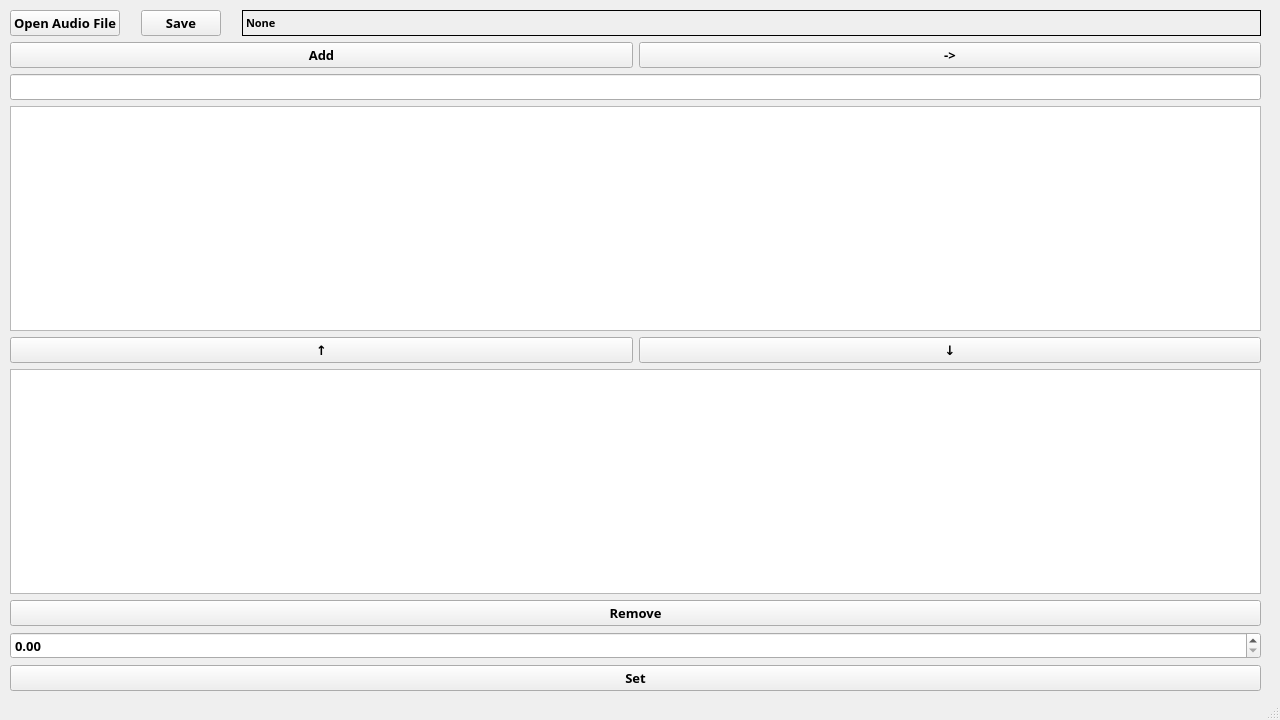
<?xml version="1.0" encoding="UTF-8"?>
<ui version="4.0">
 <class>MainWindow</class>
 <widget class="QMainWindow" name="MainWindow">
  <property name="geometry">
   <rect>
    <x>0</x>
    <y>0</y>
    <width>1280</width>
    <height>720</height>
   </rect>
  </property>
  <property name="sizePolicy">
   <sizepolicy hsizetype="Fixed" vsizetype="Fixed">
    <horstretch>0</horstretch>
    <verstretch>0</verstretch>
   </sizepolicy>
  </property>
  <property name="minimumSize">
   <size>
    <width>1280</width>
    <height>720</height>
   </size>
  </property>
  <property name="maximumSize">
   <size>
    <width>1280</width>
    <height>720</height>
   </size>
  </property>
  <property name="font">
   <font>
    <family>Arial Black</family>
    <pointsize>10</pointsize>
    <weight>75</weight>
    <bold>true</bold>
   </font>
  </property>
  <property name="windowTitle">
   <string>Face Speach Redactor</string>
  </property>
  <property name="toolButtonStyle">
   <enum>Qt::ToolButtonFollowStyle</enum>
  </property>
  <widget class="QWidget" name="centralwidget">
   <property name="sizePolicy">
    <sizepolicy hsizetype="Maximum" vsizetype="Maximum">
     <horstretch>0</horstretch>
     <verstretch>0</verstretch>
    </sizepolicy>
   </property>
   <widget class="QWidget" name="layoutWidget">
    <property name="geometry">
     <rect>
      <x>10</x>
      <y>0</y>
      <width>1251</width>
      <height>691</height>
     </rect>
    </property>
    <layout class="QVBoxLayout" name="verticalLayout_2">
     <property name="sizeConstraint">
      <enum>QLayout::SetMaximumSize</enum>
     </property>
     <item>
      <layout class="QHBoxLayout" name="horizontalLayout_2" stretch="0,0,0">
       <property name="spacing">
        <number>21</number>
       </property>
       <property name="sizeConstraint">
        <enum>QLayout::SetMinimumSize</enum>
       </property>
       <property name="leftMargin">
        <number>0</number>
       </property>
       <property name="topMargin">
        <number>10</number>
       </property>
       <property name="rightMargin">
        <number>0</number>
       </property>
       <property name="bottomMargin">
        <number>0</number>
       </property>
       <item>
        <widget class="QPushButton" name="FileButton">
         <property name="sizePolicy">
          <sizepolicy hsizetype="Preferred" vsizetype="Preferred">
           <horstretch>0</horstretch>
           <verstretch>0</verstretch>
          </sizepolicy>
         </property>
         <property name="font">
          <font>
           <pointsize>10</pointsize>
           <weight>75</weight>
           <bold>true</bold>
          </font>
         </property>
         <property name="text">
          <string>Open Audio File</string>
         </property>
         <property name="checkable">
          <bool>true</bool>
         </property>
         <property name="autoDefault">
          <bool>false</bool>
         </property>
         <property name="default">
          <bool>false</bool>
         </property>
         <property name="flat">
          <bool>false</bool>
         </property>
        </widget>
       </item>
       <item>
        <widget class="QPushButton" name="pushButton_2">
         <property name="text">
          <string>Save</string>
         </property>
        </widget>
       </item>
       <item>
        <widget class="QLabel" name="FileLable">
         <property name="enabled">
          <bool>true</bool>
         </property>
         <property name="sizePolicy">
          <sizepolicy hsizetype="Minimum" vsizetype="Preferred">
           <horstretch>90</horstretch>
           <verstretch>0</verstretch>
          </sizepolicy>
         </property>
         <property name="font">
          <font>
           <pointsize>8</pointsize>
          </font>
         </property>
         <property name="frameShape">
          <enum>QFrame::Box</enum>
         </property>
         <property name="text">
          <string>None</string>
         </property>
         <property name="scaledContents">
          <bool>true</bool>
         </property>
        </widget>
       </item>
      </layout>
     </item>
     <item>
      <layout class="QHBoxLayout" name="horizontalBase">
       <item>
        <layout class="QVBoxLayout" name="verticalLayout">
         <item>
          <layout class="QHBoxLayout" name="horizontalLayout_4">
           <item>
            <widget class="QPushButton" name="AddBtn">
             <property name="text">
              <string>Add</string>
             </property>
            </widget>
           </item>
           <item>
            <widget class="QPushButton" name="PlayButton">
             <property name="text">
              <string>-&gt;</string>
             </property>
            </widget>
           </item>
          </layout>
         </item>
         <item>
          <widget class="QLineEdit" name="lineEdit"/>
         </item>
         <item>
          <widget class="QListWidget" name="listWidget"/>
         </item>
         <item>
          <layout class="QHBoxLayout" name="horizontalLayout">
           <item>
            <widget class="QPushButton" name="UpBtn">
             <property name="text">
              <string>↑</string>
             </property>
            </widget>
           </item>
           <item>
            <widget class="QPushButton" name="DownBtn">
             <property name="text">
              <string>↓</string>
             </property>
            </widget>
           </item>
          </layout>
         </item>
         <item>
          <widget class="QListWidget" name="listWidget_2"/>
         </item>
         <item>
          <widget class="QPushButton" name="RemoveBtn">
           <property name="text">
            <string>Remove</string>
           </property>
          </widget>
         </item>
         <item>
          <widget class="QDoubleSpinBox" name="doubleSpinBox"/>
         </item>
         <item>
          <widget class="QPushButton" name="SetButton">
           <property name="text">
            <string>Set</string>
           </property>
          </widget>
         </item>
        </layout>
       </item>
      </layout>
     </item>
    </layout>
   </widget>
  </widget>
  <widget class="QStatusBar" name="statusbar"/>
 </widget>
 <resources/>
 <connections>
  <connection>
   <sender>FileButton</sender>
   <signal>clicked()</signal>
   <receiver>MainWindow</receiver>
   <slot>fileButtonClicked()</slot>
   <hints>
    <hint type="sourcelabel">
     <x>65</x>
     <y>23</y>
    </hint>
    <hint type="destinationlabel">
     <x>399</x>
     <y>299</y>
    </hint>
   </hints>
  </connection>
  <connection>
   <sender>PlayButton</sender>
   <signal>clicked()</signal>
   <receiver>MainWindow</receiver>
   <slot>playButtonClicked()</slot>
   <hints>
    <hint type="sourcelabel">
     <x>56</x>
     <y>73</y>
    </hint>
    <hint type="destinationlabel">
     <x>639</x>
     <y>359</y>
    </hint>
   </hints>
  </connection>
  <connection>
   <sender>listWidget</sender>
   <signal>itemClicked(QListWidgetItem*)</signal>
   <receiver>MainWindow</receiver>
   <slot>onWordClick(QListWidgetItem*)</slot>
   <hints>
    <hint type="sourcelabel">
     <x>635</x>
     <y>240</y>
    </hint>
    <hint type="destinationlabel">
     <x>639</x>
     <y>359</y>
    </hint>
   </hints>
  </connection>
  <connection>
   <sender>listWidget_2</sender>
   <signal>itemClicked(QListWidgetItem*)</signal>
   <receiver>MainWindow</receiver>
   <slot>onCharClick(QListWidgetItem*)</slot>
   <hints>
    <hint type="sourcelabel">
     <x>635</x>
     <y>503</y>
    </hint>
    <hint type="destinationlabel">
     <x>639</x>
     <y>359</y>
    </hint>
   </hints>
  </connection>
  <connection>
   <sender>SetButton</sender>
   <signal>clicked()</signal>
   <receiver>MainWindow</receiver>
   <slot>SetButtonClick()</slot>
   <hints>
    <hint type="sourcelabel">
     <x>635</x>
     <y>671</y>
    </hint>
    <hint type="destinationlabel">
     <x>639</x>
     <y>359</y>
    </hint>
   </hints>
  </connection>
 </connections>
 <slots>
  <slot>fileButtonClicked()</slot>
  <slot>playButtonClicked()</slot>
  <slot>onWordClick(QListWidgetItem*)</slot>
  <slot>onCharClick(QListWidgetItem*)</slot>
  <slot>SetButtonClick()</slot>
 </slots>
</ui>
